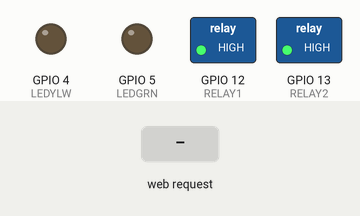
A sketch run on a simulated ESP8266 (NodeMCU). Parts: switched loads named in the sketch (green lamp = pin HIGH), output pins drawn as LEDs (lit = HIGH). Inputs (shaded band) come from the test bench. WiFi joins after 1.5 s; servers stay silent unless stated; what the sketch prints to the serial monitor is not drawn.

Above: at 3.9 s.
4.0 s: HTTP request GET /t-on received
At 4.3 s:
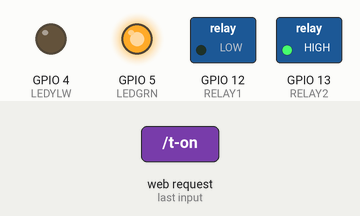
5.5 s: HTTP request GET /l-on received
At 6.6 s:
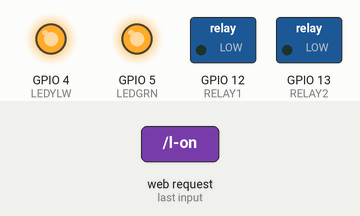
7.0 s: HTTP request GET /t-off received
At 7.8 s:
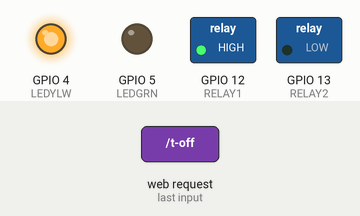
8.5 s: HTTP request GET /l-off received
At 8.9 s:
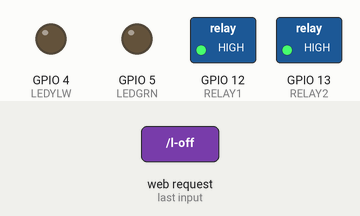
Timing chart, 0 to 11.0 s (numbered marks = the images above; inputs shaded):
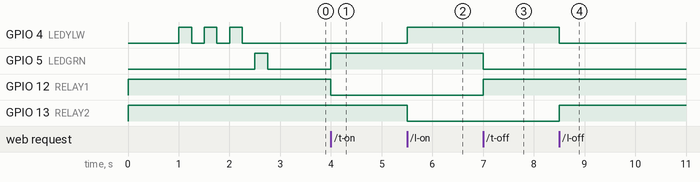

Measured:
- after the input at 4.0 s, GPIO 5 (LEDGRN): LOW → HIGH at once; GPIO 12 (RELAY1): HIGH → LOW at once
- after the input at 5.5 s, GPIO 4 (LEDYLW): LOW → HIGH at once; GPIO 13 (RELAY2): HIGH → LOW at once
- after the input at 7.0 s, GPIO 5 (LEDGRN): HIGH → LOW at once; GPIO 12 (RELAY1): LOW → HIGH at once
- after the input at 8.5 s, GPIO 4 (LEDYLW): HIGH → LOW at once; GPIO 13 (RELAY2): LOW → HIGH at once

The sketch:

SantaPanel.ino
```cpp
//
// File: SantaPanel.ino
// Desc: Control XMas tree and outside lights via two relays
//       connected to a ESP8266 "Thing"
// Audit Trail
//  12/01/2016 John Grover
//             Original Code
//  12/17/2016 John Grover
//             Added color and formatting to HTML
//

#include <ESP8266WiFi.h>
#include <WiFiClient.h>
#include <ESP8266WebServer.h>

// Replace with your network credentials
const char* ssid = "Lincoln Manor";
const char* password = "...---... sos ...---...";

IPAddress ip(192, 168, 0, 125);
IPAddress ns(8, 8, 8, 8);
IPAddress gw(192, 168, 0, 1);
IPAddress sn(255, 255, 255, 0);

ESP8266WebServer server(80);

int LEDYLW = 4;
int LEDGRN = 5;
int RELAY1 = 12;
int RELAY2 = 13;
bool r1open = true;
bool r2open = true;

String webPage(){
  String s = "";
  s = "<!DOCTYPE HTML><HTML><HEAD><TITLE>Santa Panel</TITLE>";
  s += "<style>body{font-family:sans-serif;font-size:2em;}";
  s += "a:link,a:visited{color:white;text-decoration:none;}";
  s += ".grn{background-color:green;border:1px dotted black;}";
  s += ".red{background-color:red;border:1px dotted black;}";
  s += ".off{background-color:#444444;border:1px dotted black;}";
  s += "</style></HEAD><BODY>";
  s += "<h1 align=center>Santa Panel!</><TABLE ALIGN=CENTER BORDER=0 WIDTH=50%>";
  s += "<TR><TD><a href=t-on><div class=";
  if (r1open) {s += "off";} else {s += "red";}
  s += ">TREE ON</div></a></TD>";
  s += "<TD><a href=t-off><div class=";
  if (r1open) {s += "red";} else {s += "off";}
  s += ">TREE OFF</div></a></TR>";
  s += "<TR><TD><a href=l-on><div class=";
  if (r2open) {s += "off";} else {s += "grn";}
  s += ">LITE ON</div></a></TD>";
  s += "<TD><a href=l-off><div class=";
  if (r2open) {s += "grn";} else {s +="off";}
  s += ">LITE OFF</div></a></TR>";
  s += "</TABLE></BODY></HTML>";

  return s;
}

void setup(void){
  // preparing GPIOs
  pinMode(LEDYLW, OUTPUT);
  digitalWrite(LEDYLW, LOW);

  pinMode(RELAY1, OUTPUT);
  digitalWrite(RELAY1, HIGH);
  r1open = true;

  pinMode(LEDGRN, OUTPUT);
  digitalWrite(LEDGRN, LOW);

  pinMode(RELAY2, OUTPUT);
  digitalWrite(RELAY2, HIGH);
  r2open = true;

  Serial.begin(74880);
  delay(1000);
  Serial.println("");

  WiFi.begin(ssid, password);

  // Wait for connection
  while (WiFi.status() != WL_CONNECTED) {
    Serial.println("WiFi?");
    digitalWrite(LEDYLW, HIGH);
    delay(250);
    digitalWrite(LEDYLW, LOW);
    delay(250);
  }

  // Use a static IP
  WiFi.config(ip, ns, gw, sn);
  digitalWrite(LEDGRN, HIGH);

  Serial.println("");
  Serial.print("Connected to ");
  Serial.println(ssid);
  Serial.print("IP address: ");
  Serial.println(WiFi.localIP());

  delay(250);
  digitalWrite(LEDGRN, LOW);

  // root page
  server.on("/", [](){
    server.send(200, "text/html", webPage());
  });

  //tree on
  server.on("/t-on", [](){
    digitalWrite(LEDGRN, HIGH);
    digitalWrite(RELAY1, LOW);
    r1open = false;
    server.send(200, "text/html", webPage());
    delay(500);
  });
  //tree off
  server.on("/t-off", [](){
    digitalWrite(LEDGRN, LOW);
    digitalWrite(RELAY1, HIGH);
    r1open = true;
    server.send(200, "text/html", webPage());
    delay(500);
  });

  // lights on
  server.on("/l-on", [](){
    digitalWrite(LEDYLW, HIGH);
    digitalWrite(RELAY2, LOW);
    r2open = false;
    server.send(200, "text/html", webPage());
    delay(500);
  });
  // lights off
  server.on("/l-off", [](){
    digitalWrite(LEDYLW, LOW);
    digitalWrite(RELAY2, HIGH);
    r2open = true;
    server.send(200, "text/html", webPage());
    delay(500);
  });

  server.begin();
  Serial.println("HTTP server started");
}

void loop(void){
  server.handleClient();
}
```
